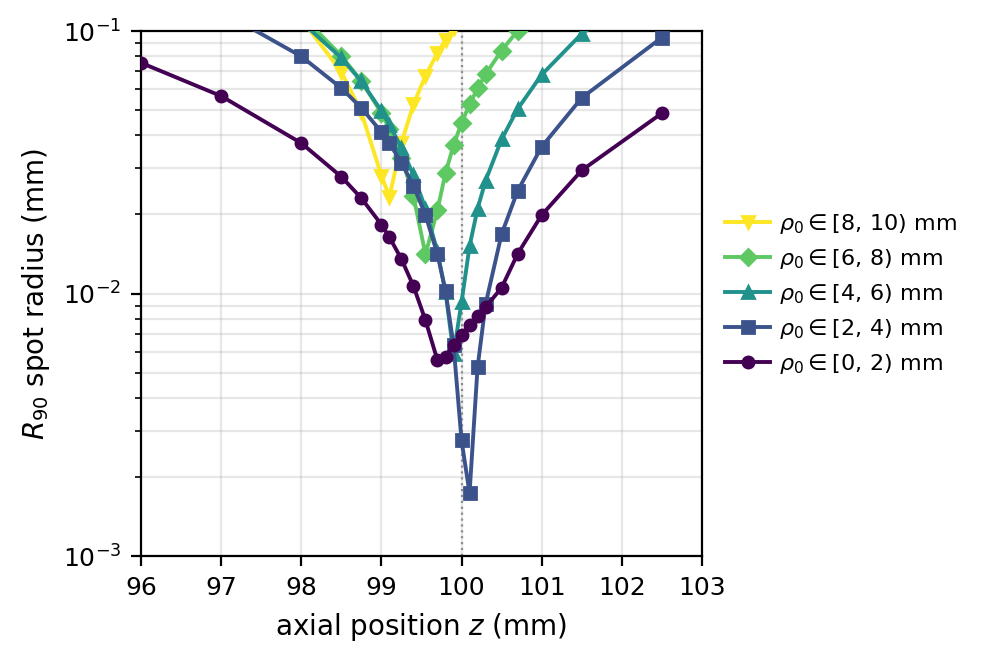

Recreate this plot in Python.
"""Publication figure: through-focus R90 per entrance-pupil zone (spherical aberration).

Single panel, paired with fig_paper_chromatic.py.  Runs one MC simulation on a
SymmetricLens f=100 mm, n=1.50, d=25.4 mm, t=3.6 mm with a d=20 mm collimated
beam and plots R90(z) for five entrance-pupil rings ρ_0 ∈ [0,2), ..., [8,10) mm.
Each ring's best-focus (argmin of R90) sits at a different z — that shift IS
the longitudinal spherical aberration of a spherical biconvex lens.

Physics behind the plot
-----------------------
A spherical refracting surface cannot focus a parallel bundle to a single point:
rays that enter at large height rho_0 "over-bend" and cross the axis at a
smaller z than paraxial rays.  This is *primary* spherical aberration (Seidel,
third order).  If we label each photon by its entrance-pupil radius rho_0 and
look at the spot size as a function of axial position z for each annular zone
of rho_0, we see five V-shaped curves whose minima slide to smaller z with
larger rho_0.  The magnitude of that slide (mm shift per mm^2 of rho_0^2) is
the primary-SA coefficient k_2.

Environment variables
---------------------
N       : number of photons (default 300k on GPU, 5k on CPU).
NO_3D=1 : skip interactive 3D viewers at the end.
"""
import os
import numpy as np
import matplotlib.pyplot as plt
from pytissueoptics import (
    Cuboid, DirectionalSource, EnergyLogger, ScatteringMaterial,
    ScatteringScene, SymmetricLens, Vector, hardwareAccelerationIsAvailable,
)
from pytissueoptics.rayscattering.energyLogging import PointCloudFactory

# ---------------------------------------------------------------------------
# 1. Configuration
# ---------------------------------------------------------------------------
# Photon count: use 300k with GPU (propagates in <1 s on an M-series), drop to
# 5k on CPU just so the script runs without hardware acceleration.  Fixed seed
# keeps ring assignments reproducible between runs.
N = int(os.environ.get("N", 300_000 if hardwareAccelerationIsAvailable() else 5_000))
SEED = 42

# Lens and beam geometry.
#   LENS_F : paraxial focal length (mm).
#   LENS_D : lens clear aperture diameter (mm) — 25.4 mm = 1 inch (standard).
#   LENS_T : centre thickness (mm); required because SymmetricLens is *thick*.
#   GLASS_N: refractive index.  1.50 is a generic crown-glass value.
#   BEAM_D : collimated beam diameter (mm).  20 mm < 25.4 mm so the beam fills
#            most of the aperture without over-filling (avoids edge losses).
LENS_F, LENS_D, LENS_T, GLASS_N, BEAM_D = 100.0, 25.4, 3.6, 1.50, 20.0

# Screen grid: dense through the focal caustic (every 0.1-0.15 mm from z=98.75
# to z=100.7 mm) so ring minima are resolved; sparse outside to keep the total
# screen count low.  Each screen logs photon crossings, so more screens = more
# memory + slower kernel.
Z_SCREENS = np.array([96.0, 97.0, 98.0, 98.5, 98.75, 99.0, 99.1, 99.25, 99.4,
                      99.55, 99.7, 99.8, 99.9, 100.0, 100.1, 100.2, 100.3,
                      100.5, 100.7, 101.0, 101.5, 102.5])

# Entrance-pupil rings: concentric annuli of entrance height.  Five rings of
# 2-mm width uniformly partition the beam radius [0, 10) mm.  The INNER ring
# [0, 2) is statistics-limited because uniform-disc sampling puts only ~4% of
# photons there, so we mostly rely on the outer four for the SA fit.
RINGS = [(0, 2), (2, 4), (4, 6), (6, 8), (8, 10)]

# ---------------------------------------------------------------------------
# 2. Build the scene
# ---------------------------------------------------------------------------
# Materials.
#   - `glass`  : refractive, non-scattering, non-absorbing (mu_s=mu_a=0 default).
#   - `vacuum` : n=1, no interaction.  Used for the screens so they don't
#                refract passing photons.
glass, vacuum = ScatteringMaterial(n=GLASS_N), ScatteringMaterial()

# The SymmetricLens constructor SOLVES the lensmaker equation for you: given
# (f, diameter, thickness, n), it picks the radius of curvature R that makes
# the lens focus at f.  Default primitive = 2352 triangles with normal
# smoothing, adequate for f-number ~5 without visible faceting.
lens = SymmetricLens(f=LENS_F, diameter=LENS_D, thickness=LENS_T,
                     material=glass, position=Vector(0, 0, 0))

# Screens are thin vacuum cuboids perpendicular to z.  Each screen has an
# identifying label used later to retrieve its logged crossings.  Cuboid
# thickness = 0.05 mm; we centre the cuboid at z + 0.025 so its FRONT face
# lies exactly at z (simplifies the "R90 at z" interpretation).
screens, labels = [], []
for z in Z_SCREENS:
    lbl = f"s{z:.2f}"
    screens.append(Cuboid(40, 40, 0.05, position=Vector(0, 0, z + 0.025),
                          material=vacuum, label=lbl))
    labels.append(lbl)

# Combine lens + screens into the scene.  The 40x40 mm screen footprint is
# much larger than the ~2 mm beam near focus, so photons never miss a screen
# laterally.  `ScatteringScene` will error if any solids overlap — our screens
# are 0.1 mm apart >> 0.05 mm thickness so no collision.
scene = ScatteringScene([lens, *screens])

# Collimated 20-mm beam starting at z=-20 mm (well upstream of the lens at z=0).
# `seed` fixes the per-photon launch positions so r0 is deterministic.
src = DirectionalSource(Vector(0, 0, -20), Vector(0, 0, 1), diameter=BEAM_D,
                        N=N, displaySize=5, seed=SEED)

# Entrance pupil radius per photon: rho_0 = sqrt(x_launch^2 + y_launch^2).
# The source stores launch positions internally; we read them BEFORE
# propagation because the OpenCL kernel may re-use that buffer.  Each photon
# retains its ID through propagation, so we can later look up its rho_0 by ID.
r0 = np.hypot(src._photons._positions[:, 0], src._photons._positions[:, 1])

# ---------------------------------------------------------------------------
# 3. Propagate
# ---------------------------------------------------------------------------
# EnergyLogger(scene) with default settings keeps 3D data (one row per
# interaction: [value, x, y, z, photon_ID]).  `showProgress=False` silences
# the GPU progress bar so the script output is clean.
logger = EnergyLogger(scene)
src.propagate(scene, logger, showProgress=False)

# ---------------------------------------------------------------------------
# 4. Compute R90 per ring per screen
# ---------------------------------------------------------------------------
# R90 = radius enclosing 90% of the energy-weighted photon hits at a given
# screen.  Computed for each (ring, screen) combination.  A ring's best-focus
# is the argmin over screens of R90, and the shift of that argmin with ring
# radius is the spherical aberration.
factory = PointCloudFactory(logger)
r90 = np.full((len(RINGS), len(Z_SCREENS)), np.nan)

for iz, lbl in enumerate(labels):
    # `enteringSurfacePoints` gives all photon crossings INTO this screen's
    # front face, as rows [value, x, y, z, photon_ID].  `value` is negative
    # (sign convention: <0 = entering), so we take abs() later.
    pts = factory.getPointCloud(lbl, f"{lbl}_front").enteringSurfacePoints
    if pts is None or pts.shape[1] < 5:
        continue

    # Map screen-crossing to its photon's entrance radius via photon ID.
    ids = pts[:, 4].astype(np.int64)
    for ir, (lo, hi) in enumerate(RINGS):
        # Mask: only hits whose photon_ID has rho_0 in [lo, hi).
        mask = (r0[ids] >= lo) & (r0[ids] < hi)
        if mask.sum() < 10:
            continue   # too few photons for a meaningful R90

        # Radial distance from optical axis at this screen, for ring photons.
        r = np.hypot(pts[mask, 1], pts[mask, 2])
        # Photon weight at crossing (positive, magnitude of the signed `value`).
        w = np.abs(pts[mask, 0])

        # R90: sort by radius, find the radius where cumulative weight = 90%.
        order = np.argsort(r)
        cum = np.cumsum(w[order])
        idx = int(np.searchsorted(cum, 0.9 * cum[-1]))
        r90[ir, iz] = r[order][min(idx, len(r) - 1)]

# ---------------------------------------------------------------------------
# 5. Plot
# ---------------------------------------------------------------------------
# Aspect ratio ~3:2 is a good single-column figure size for a paper.
fig, ax = plt.subplots(figsize=(4.8, 3.2), constrained_layout=True)
cmap = plt.get_cmap("viridis")
markers = ["o", "s", "^", "D", "v"]

# Print per-ring best-focus for verification / caption text.
for ir, (lo, hi) in enumerate(RINGS):
    if np.isfinite(r90[ir]).any():
        imin = int(np.nanargmin(r90[ir]))
        print(f"  ring ρ ∈ [{lo},{hi}) mm : "
              f"min R90 = {r90[ir, imin]*1e3:.1f} µm at z = {Z_SCREENS[imin]:.2f} mm")

# Draw OUTER rings first (larger R90) so INNER rings (smaller R90, more
# informative minima) render on top — otherwise the yellow outer curve covers
# the violet inner curve where they overlap.
for ir, (lo, hi) in reversed(list(enumerate(RINGS))):
    ax.plot(Z_SCREENS, r90[ir], "-" + markers[ir], ms=4.0, lw=1.4,
            color=cmap(ir / (len(RINGS) - 1)),
            label=rf"$\rho_0 \in [{lo},\,{hi})$ mm",
            zorder=10 - ir)

# Nominal paraxial focal length reference line.
ax.axvline(LENS_F, color="k", ls=":", lw=0.8, alpha=0.5, zorder=0)

# Log y-scale: R90 spans 1 µm to 100 µm across the data, so log is clearer
# than linear.
ax.set_xlabel(r"axial position $z$ (mm)", fontsize=10)
ax.set_ylabel(r"$R_{90}$ spot radius (mm)", fontsize=10)
ax.set_yscale("log")
ax.set_xlim(96, 103)
ax.set_ylim(1e-3, 0.1)
ax.tick_params(axis="both", labelsize=9)
ax.grid(alpha=0.3, which="both")
# Legend OUTSIDE the plot (to the right) so curves never touch it.
ax.legend(fontsize=8, loc="center left", bbox_to_anchor=(1.01, 0.5),
          frameon=False, handletextpad=0.4, borderpad=0.3)

# Save as both PDF (for the paper) and PNG (for quick preview).
out = os.path.dirname(os.path.abspath(__file__))
for ext, dpi in [("pdf", 300), ("png", 200)]:
    path = os.path.join(out, f"fig_paper_sa.{ext}")
    fig.savefig(path, dpi=dpi, bbox_inches="tight")
    print(f"[save] {path}")

# ---------------------------------------------------------------------------
# 6. Optional 3D visualization (Mayavi, interactive — needs a display)
# ---------------------------------------------------------------------------
# Skipped when NO_3D=1 or MPLBACKEND=Agg pipelines.  Running locally just
# `python fig_paper_sa.py` will (i) pop the scene+source geometry, then (ii)
# pop the post-propagation photon point cloud.
if os.environ.get("NO_3D") != "1":
    from pytissueoptics import Viewer, PointCloudStyle
    print("\n[3D] Showing setup (close window to continue) ...")
    scene.show(source=src)
    print("[3D] Showing post-propagation photon cloud (close window to exit) ...")
    Viewer(scene, src, logger).show3D(
        pointCloudStyle=PointCloudStyle(showSolidPoints=False))
